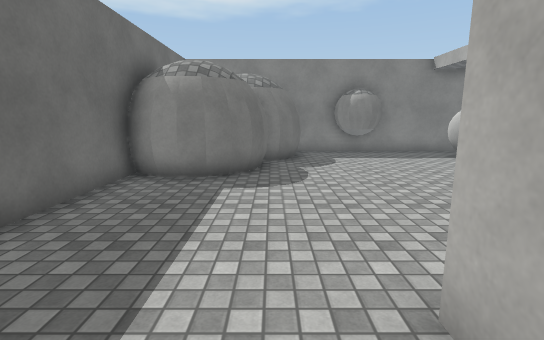
view 1 (above)

15 first-person views from a walk through a 3-D level made in the Unity game engine. The camera is 1.5 m above the floor, tilts 10° down and sees 85° across. The floor is counted in squares, 1 m on a side. Each view is taken from the middle of a square. On the plan, view 1 faces up. The plan holds only what a view shows up to about 15 squares ahead; the rest is blank. The place goes on beyond the plan. The player is left out. Surface patterns are stand-ins for the level's own textures.

view 2
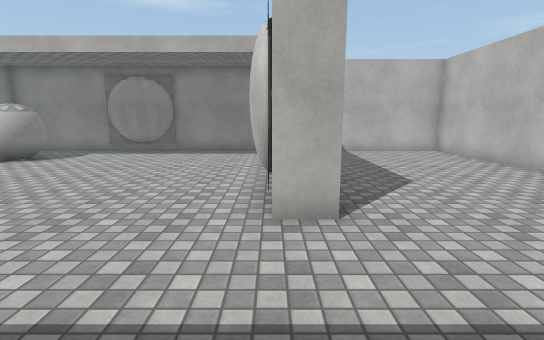

view 3
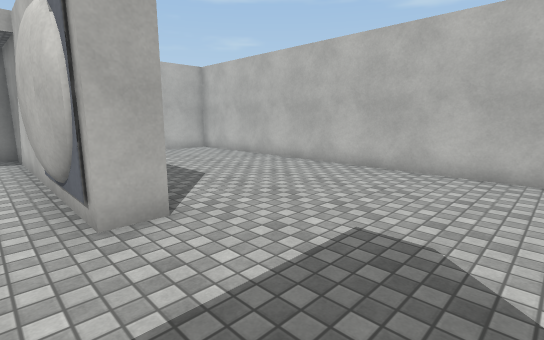

view 4
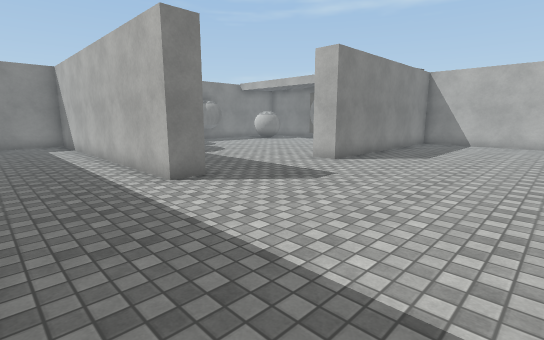

view 5
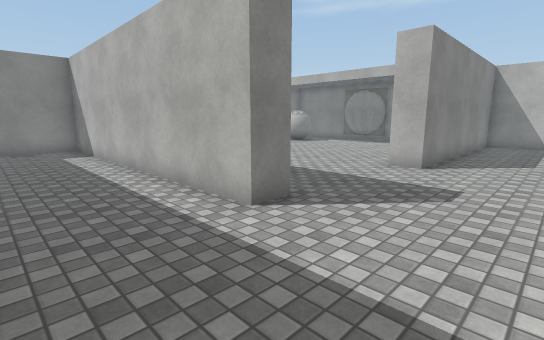

view 6
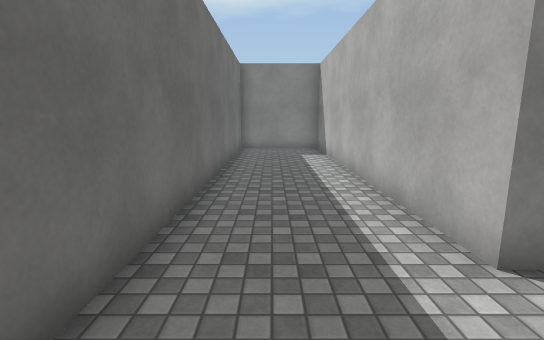

view 7
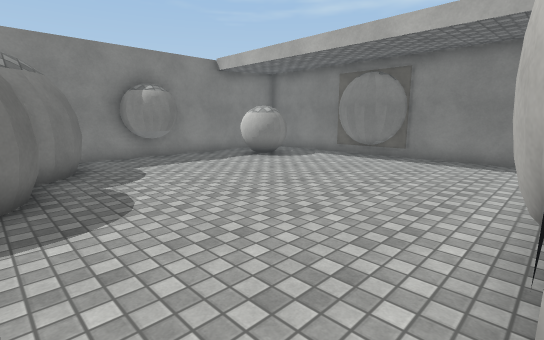

view 8
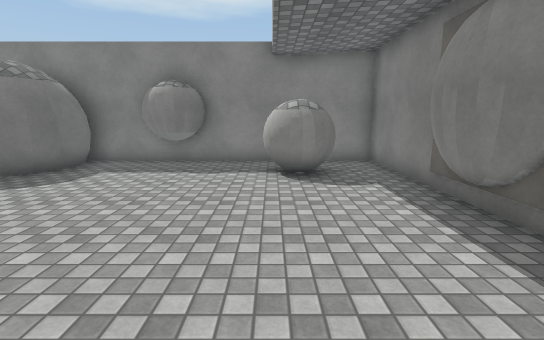

view 9
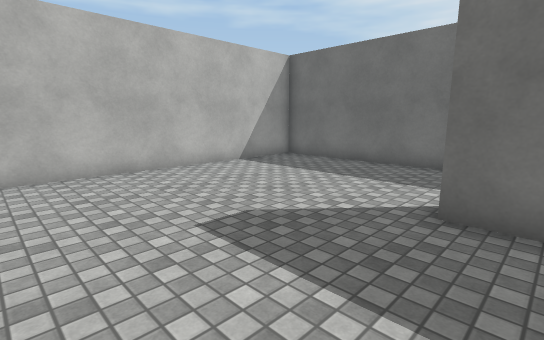

view 10
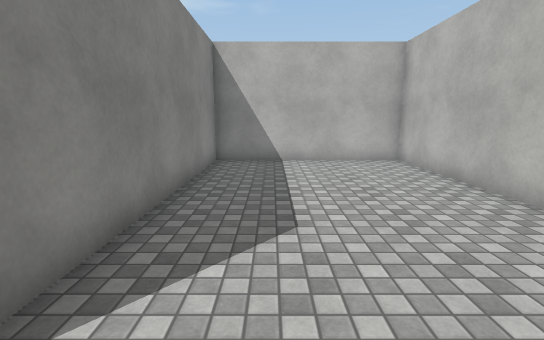

view 11
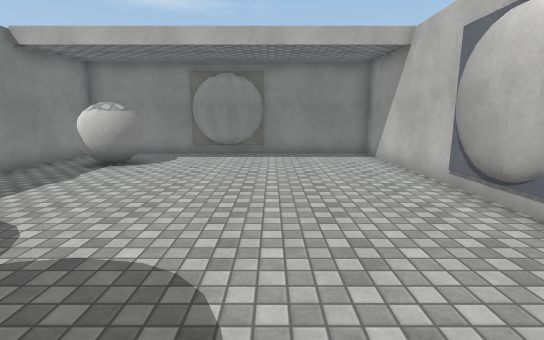

view 12
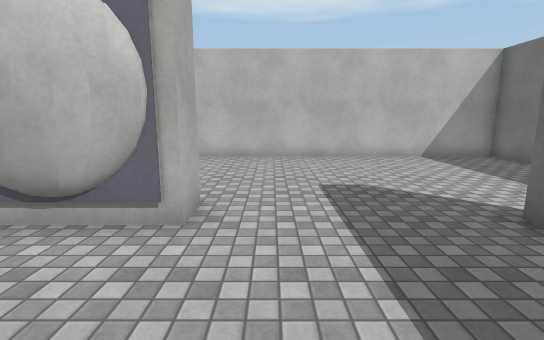

view 13
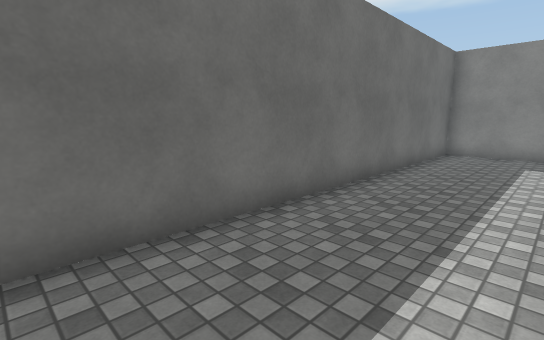

view 14
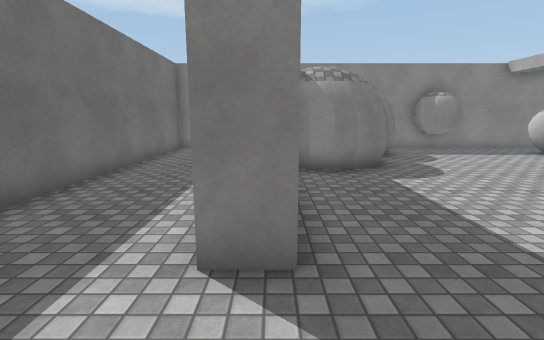

view 15
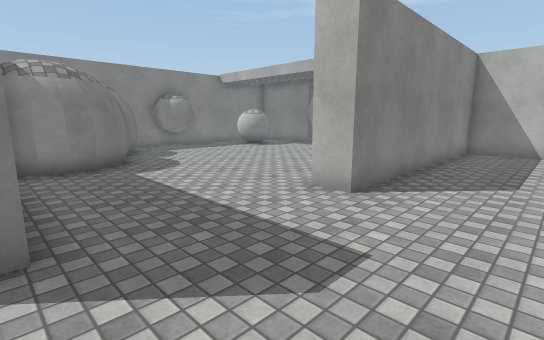

### Floor plan
Points are (right, up) in squares from view 1. A wall is a line through its corners. A room is listed if a view was taken in it or the views show most of it. See-through windows are left out.
Room 1 (views 1, 2, 3, 4, 5, 6, 7, 8, 9, 10, 11, 12, 13, 14, 15)
walls: (4.5, 2) (10.5, 2) (10.5, 13.5) (0.5, 13.5); (-0.1, 9.4) (-0.3, 8.7) (-0.6, 8) (-1, 7.6) (-1.6, 7.3) (-2.3, 7.2) (-2.9, 7.3); (-3.7, 7.8) (-3.7, 1.7) (-4.7, 1.7) (-4.7, 13.5) (-8.5, 13.5) (-8.5, -5.5) (10.5, -5.5) (10.5, 1) (1.3, 1) (1.3, 2); (0.8, 10.8) (0.3, 10.3) (-0.3, 10); (1.1, 11.4) (0.7, 10.6); (0.7, 13.3) (1, 12.7) (1.1, 11.9) (1, 11.2)
objects: other object (2, 2) to (4, 2); white ball (3, 12) to (5, 14); white ball (7, 10) to (9, 12); other object (10, 7) to (10, 9)

Positions as (right, up) in squares from view 1, and headings:
1: (0, 0), facing up
2: (-3, 2), facing right
3: (-3, 3), facing down-right
4: (-8, -5), facing up-right
5: (-8, -2), facing up-right
6: (-7, -1), facing up
7: (-1, 2), facing up-right
8: (7, 3), facing up
9: (1, 3), facing down-left
10: (0, -1), facing right
11: (-2, 6), facing right
12: (0, 6), facing down
13: (-5, 0), facing up-left
14: (-4, -1), facing up
15: (-4, -2), facing up-right
